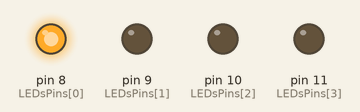
Recording of a sketch running on a simulated Arduino Uno, built with avr-gcc and run on an emulated ATmega328P. Parts: output pins drawn as LEDs (lit = HIGH).

Above: at 0.1 s.
At 0.55 s:
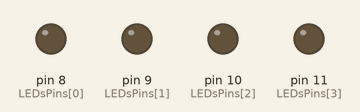
At 1.0 s:
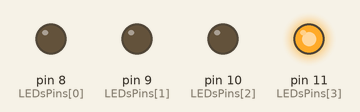
At 1.9 s:
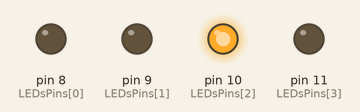
At 2.8 s:
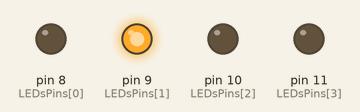
Timing chart, 0 to 3.1 s (numbered marks = the images above):
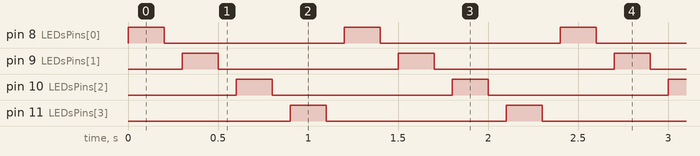

Measured:
- by itself, pin 8 (LEDsPins[0]), pin 9 (LEDsPins[1]), pin 10 (LEDsPins[2]), pin 11 (LEDsPins[3]): alternates HIGH for 0.20 s and LOW for 1.0 s
- by itself, everything shown: repeats every 1.2 s, in 8 steps

The sketch:

4_multi_LED.ino
```cpp
// MULTIPLE LEDs
/* Code by Daniel Arenas, April 2020 */

int LEDsPins[] = {8, 9, 10, 11};
int delayTime = 100;

void setup() {
  for (int ledPin = 0; ledPin < 4; ledPin++){
    pinMode(LEDsPins[ledPin], OUTPUT);
  }
}

void loop() {
 multiple_leds();
}

void multiple_leds(){
  for (int ledPin = 0; ledPin < 4; ledPin++){
    ledBlink(LEDsPins[ledPin]);
  }
}

void ledBlink(int ledPin) {
 digitalWrite(ledPin, HIGH);
 delay(delayTime * 2); // Twice as off
 digitalWrite(ledPin, LOW);
 delay(delayTime);
}
```
